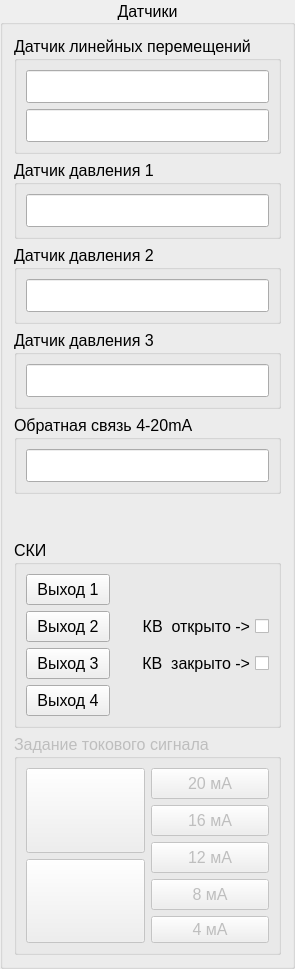
         <widget class="QGroupBox" name="groupBox_sensors">
          <property name="sizePolicy">
           <sizepolicy hsizetype="Maximum" vsizetype="Preferred">
            <horstretch>0</horstretch>
            <verstretch>0</verstretch>
           </sizepolicy>
          </property>
          <property name="maximumSize">
           <size>
            <width>300</width>
            <height>16777215</height>
           </size>
          </property>
          <property name="font">
           <font>
            <family>Segoe UI</family>
            <pointsize>12</pointsize>
           </font>
          </property>
          <property name="title">
           <string>Датчики</string>
          </property>
          <property name="alignment">
           <set>Qt::AlignmentFlag::AlignCenter</set>
          </property>
          <layout class="QVBoxLayout" name="verticalLayout_7">
           <item>
            <widget class="QGroupBox" name="groupBox_linearMotionSensor">
             <property name="font">
              <font>
               <family>Segoe UI</family>
               <pointsize>12</pointsize>
              </font>
             </property>
             <property name="title">
              <string>Датчик линейных перемещений</string>
             </property>
             <layout class="QVBoxLayout" name="verticalLayout_3">
              <item>
               <widget class="QLineEdit" name="lineEdit_linearSensor">
                <property name="sizePolicy">
                 <sizepolicy hsizetype="Preferred" vsizetype="Preferred">
                  <horstretch>0</horstretch>
                  <verstretch>0</verstretch>
                 </sizepolicy>
                </property>
                <property name="focusPolicy">
                 <enum>Qt::FocusPolicy::NoFocus</enum>
                </property>
                <property name="styleSheet">
                 <string notr="true">padding: 5px 5px;</string>
                </property>
                <property name="text">
                 <string/>
                </property>
                <property name="readOnly">
                 <bool>true</bool>
                </property>
               </widget>
              </item>
              <item>
               <widget class="QLineEdit" name="lineEdit_linearSensorPercent">
                <property name="sizePolicy">
                 <sizepolicy hsizetype="Preferred" vsizetype="Preferred">
                  <horstretch>0</horstretch>
                  <verstretch>0</verstretch>
                 </sizepolicy>
                </property>
                <property name="focusPolicy">
                 <enum>Qt::FocusPolicy::NoFocus</enum>
                </property>
                <property name="styleSheet">
                 <string notr="true">padding: 5px 5px;</string>
                </property>
                <property name="text">
                 <string/>
                </property>
                <property name="readOnly">
                 <bool>true</bool>
                </property>
               </widget>
              </item>
             </layout>
            </widget>
           </item>
           <item>
            <widget class="QGroupBox" name="groupBox_pressureSensor_1">
             <property name="font">
              <font>
               <family>Segoe UI</family>
               <pointsize>12</pointsize>
              </font>
             </property>
             <property name="title">
              <string>Датчик давления 1</string>
             </property>
             <layout class="QVBoxLayout" name="verticalLayout_6">
              <item>
               <widget class="QLineEdit" name="lineEdit_pressureSensor_1">
                <property name="sizePolicy">
                 <sizepolicy hsizetype="Preferred" vsizetype="Preferred">
                  <horstretch>0</horstretch>
                  <verstretch>0</verstretch>
                 </sizepolicy>
                </property>
                <property name="focusPolicy">
                 <enum>Qt::FocusPolicy::NoFocus</enum>
                </property>
                <property name="styleSheet">
                 <string notr="true">padding: 5px 5px;</string>
                </property>
                <property name="readOnly">
                 <bool>true</bool>
                </property>
               </widget>
              </item>
             </layout>
            </widget>
           </item>
           <item>
            <widget class="QGroupBox" name="groupBox_pressureSensor_2">
             <property name="font">
              <font>
               <family>Segoe UI</family>
               <pointsize>12</pointsize>
              </font>
             </property>
             <property name="title">
              <string>Датчик давления 2</string>
             </property>
             <layout class="QVBoxLayout" name="verticalLayout_4">
              <item>
               <widget class="QLineEdit" name="lineEdit_pressureSensor_2">
                <property name="sizePolicy">
                 <sizepolicy hsizetype="Preferred" vsizetype="Preferred">
                  <horstretch>0</horstretch>
                  <verstretch>0</verstretch>
                 </sizepolicy>
                </property>
                <property name="focusPolicy">
                 <enum>Qt::FocusPolicy::NoFocus</enum>
                </property>
                <property name="styleSheet">
                 <string notr="true">padding: 5px 5px;</string>
                </property>
                <property name="readOnly">
                 <bool>true</bool>
                </property>
               </widget>
              </item>
             </layout>
            </widget>
           </item>
           <item>
            <widget class="QGroupBox" name="groupBox_pressureSensor_3">
             <property name="font">
              <font>
               <family>Segoe UI</family>
               <pointsize>12</pointsize>
              </font>
             </property>
             <property name="title">
              <string>Датчик давления 3</string>
             </property>
             <layout class="QVBoxLayout" name="verticalLayout_5">
              <item>
               <widget class="QLineEdit" name="lineEdit_pressureSensor_3">
                <property name="sizePolicy">
                 <sizepolicy hsizetype="Preferred" vsizetype="Preferred">
                  <horstretch>0</horstretch>
                  <verstretch>0</verstretch>
                 </sizepolicy>
                </property>
                <property name="focusPolicy">
                 <enum>Qt::FocusPolicy::NoFocus</enum>
                </property>
                <property name="styleSheet">
                 <string notr="true">padding: 5px 5px;</string>
                </property>
                <property name="readOnly">
                 <bool>true</bool>
                </property>
               </widget>
              </item>
             </layout>
            </widget>
           </item>
           <item>
            <widget class="QGroupBox" name="groupBox_feedback_4_20mA">
             <property name="font">
              <font>
               <family>Segoe UI</family>
               <pointsize>12</pointsize>
              </font>
             </property>
             <property name="title">
              <string>Обратная связь 4-20mA</string>
             </property>
             <layout class="QVBoxLayout" name="verticalLayout_35">
              <item>
               <widget class="QLineEdit" name="lineEdit_feedback_4_20mA">
                <property name="sizePolicy">
                 <sizepolicy hsizetype="Preferred" vsizetype="Preferred">
                  <horstretch>0</horstretch>
                  <verstretch>0</verstretch>
                 </sizepolicy>
                </property>
                <property name="focusPolicy">
                 <enum>Qt::FocusPolicy::NoFocus</enum>
                </property>
                <property name="styleSheet">
                 <string notr="true">padding: 5px 5px;</string>
                </property>
                <property name="readOnly">
                 <bool>true</bool>
                </property>
               </widget>
              </item>
             </layout>
            </widget>
           </item>
           <item>
            <spacer name="verticalSpacer_2">
             <property name="orientation">
              <enum>Qt::Orientation::Vertical</enum>
             </property>
             <property name="sizeHint" stdset="0">
              <size>
               <width>20</width>
               <height>40</height>
              </size>
             </property>
            </spacer>
           </item>
           <item>
            <widget class="QGroupBox" name="groupBox_DO">
             <property name="enabled">
              <bool>true</bool>
             </property>
             <property name="font">
              <font>
               <family>Segoe UI</family>
               <pointsize>12</pointsize>
              </font>
             </property>
             <property name="title">
              <string>СКИ</string>
             </property>
             <layout class="QGridLayout" name="gridLayout_9">
              <item row="3" column="0">
               <widget class="QPushButton" name="pushButton_DO2">
                <property name="sizePolicy">
                 <sizepolicy hsizetype="Minimum" vsizetype="Preferred">
                  <horstretch>0</horstretch>
                  <verstretch>0</verstretch>
                 </sizepolicy>
                </property>
                <property name="font">
                 <font>
                  <family>Segoe UI</family>
                  <pointsize>12</pointsize>
                 </font>
                </property>
                <property name="styleSheet">
                 <string notr="true">padding: 5px 10px;</string>
                </property>
                <property name="text">
                 <string>Выход 3</string>
                </property>
                <property name="checkable">
                 <bool>true</bool>
                </property>
                <property name="checked">
                 <bool>false</bool>
                </property>
                <property name="flat">
                 <bool>false</bool>
                </property>
               </widget>
              </item>
              <item row="2" column="0">
               <widget class="QPushButton" name="pushButton_DO1">
                <property name="sizePolicy">
                 <sizepolicy hsizetype="Minimum" vsizetype="Preferred">
                  <horstretch>0</horstretch>
                  <verstretch>0</verstretch>
                 </sizepolicy>
                </property>
                <property name="font">
                 <font>
                  <family>Segoe UI</family>
                  <pointsize>12</pointsize>
                 </font>
                </property>
                <property name="styleSheet">
                 <string notr="true">padding: 5px 10px;</string>
                </property>
                <property name="text">
                 <string>Выход 2</string>
                </property>
                <property name="checkable">
                 <bool>true</bool>
                </property>
                <property name="checked">
                 <bool>false</bool>
                </property>
                <property name="flat">
                 <bool>false</bool>
                </property>
               </widget>
              </item>
              <item row="2" column="1">
               <widget class="QCheckBox" name="checkBox_switch_0_3">
                <property name="sizePolicy">
                 <sizepolicy hsizetype="Preferred" vsizetype="Preferred">
                  <horstretch>0</horstretch>
                  <verstretch>0</verstretch>
                 </sizepolicy>
                </property>
                <property name="focusPolicy">
                 <enum>Qt::FocusPolicy::NoFocus</enum>
                </property>
                <property name="layoutDirection">
                 <enum>Qt::LayoutDirection::RightToLeft</enum>
                </property>
                <property name="text">
                 <string>КВ  открыто -&gt;</string>
                </property>
                <property name="checkable">
                 <bool>true</bool>
                </property>
                <property name="checked">
                 <bool>false</bool>
                </property>
               </widget>
              </item>
              <item row="1" column="0">
               <widget class="QPushButton" name="pushButton_DO0">
                <property name="sizePolicy">
                 <sizepolicy hsizetype="Maximum" vsizetype="Maximum">
                  <horstretch>0</horstretch>
                  <verstretch>0</verstretch>
                 </sizepolicy>
                </property>
                <property name="font">
                 <font>
                  <family>Segoe UI</family>
                  <pointsize>12</pointsize>
                 </font>
                </property>
                <property name="styleSheet">
                 <string notr="true">padding: 5px 10px;</string>
                </property>
                <property name="text">
                 <string>Выход 1</string>
                </property>
                <property name="checkable">
                 <bool>true</bool>
                </property>
                <property name="checked">
                 <bool>false</bool>
                </property>
                <property name="flat">
                 <bool>false</bool>
                </property>
               </widget>
              </item>
              <item row="3" column="1">
               <widget class="QCheckBox" name="checkBox_switch_3_0">
                <property name="sizePolicy">
                 <sizepolicy hsizetype="Preferred" vsizetype="Preferred">
                  <horstretch>0</horstretch>
                  <verstretch>0</verstretch>
                 </sizepolicy>
                </property>
                <property name="focusPolicy">
                 <enum>Qt::FocusPolicy::NoFocus</enum>
                </property>
                <property name="layoutDirection">
                 <enum>Qt::LayoutDirection::RightToLeft</enum>
                </property>
                <property name="text">
                 <string>КВ  закрыто -&gt;</string>
                </property>
                <property name="checkable">
                 <bool>true</bool>
                </property>
               </widget>
              </item>
              <item row="4" column="0">
               <widget class="QPushButton" name="pushButton_DO3">
                <property name="sizePolicy">
                 <sizepolicy hsizetype="Minimum" vsizetype="Preferred">
                  <horstretch>0</horstretch>
                  <verstretch>0</verstretch>
                 </sizepolicy>
                </property>
                <property name="font">
                 <font>
                  <family>Segoe UI</family>
                  <pointsize>12</pointsize>
                 </font>
                </property>
                <property name="styleSheet">
                 <string notr="true">padding: 5px 10px;</string>
                </property>
                <property name="text">
                 <string>Выход 4</string>
                </property>
                <property name="checkable">
                 <bool>true</bool>
                </property>
                <property name="checked">
                 <bool>false</bool>
                </property>
                <property name="flat">
                 <bool>false</bool>
                </property>
               </widget>
              </item>
             </layout>
            </widget>
           </item>
           <item>
            <widget class="QGroupBox" name="groupBox_settingCurrentSignal">
             <property name="enabled">
              <bool>false</bool>
             </property>
             <property name="font">
              <font>
               <family>Segoe UI</family>
               <pointsize>12</pointsize>
              </font>
             </property>
             <property name="title">
              <string>Задание токового сигнала</string>
             </property>
             <layout class="QGridLayout" name="gridLayout_10">
              <item row="0" column="0">
               <layout class="QVBoxLayout" name="verticalLayout_arrow">
                <item>
                 <widget class="QToolButton" name="toolButton_arrowUp">
                  <property name="sizePolicy">
                   <sizepolicy hsizetype="Preferred" vsizetype="Preferred">
                    <horstretch>0</horstretch>
                    <verstretch>0</verstretch>
                   </sizepolicy>
                  </property>
                  <property name="text">
                   <string/>
                  </property>
                  <property name="shortcut">
                   <string>Up</string>
                  </property>
                 </widget>
                </item>
                <item>
                 <widget class="QToolButton" name="toolButton_arrowDown">
                  <property name="sizePolicy">
                   <sizepolicy hsizetype="Preferred" vsizetype="Preferred">
                    <horstretch>0</horstretch>
                    <verstretch>0</verstretch>
                   </sizepolicy>
                  </property>
                  <property name="text">
                   <string/>
                  </property>
                  <property name="shortcut">
                   <string>Down</string>
                  </property>
                 </widget>
                </item>
               </layout>
              </item>
              <item row="0" column="1">
               <layout class="QVBoxLayout" name="verticalLayout_signalsButton">
                <item>
                 <widget class="QPushButton" name="pushButton_signal_20mA">
                  <property name="font">
                   <font>
                    <family>Segoe UI</family>
                    <pointsize>12</pointsize>
                   </font>
                  </property>
                  <property name="styleSheet">
                   <string notr="true">padding: 5px 5px;</string>
                  </property>
                  <property name="text">
                   <string>20 мА</string>
                  </property>
                 </widget>
                </item>
                <item>
                 <widget class="QPushButton" name="pushButton_signal_16mA">
                  <property name="font">
                   <font>
                    <family>Segoe UI</family>
                    <pointsize>12</pointsize>
                   </font>
                  </property>
                  <property name="styleSheet">
                   <string notr="true">padding: 5px 5px;</string>
                  </property>
                  <property name="text">
                   <string>16 мА</string>
                  </property>
                 </widget>
                </item>
                <item>
                 <widget class="QPushButton" name="pushButton_signal_12mA">
                  <property name="font">
                   <font>
                    <family>Segoe UI</family>
                    <pointsize>12</pointsize>
                   </font>
                  </property>
                  <property name="styleSheet">
                   <string notr="true">padding: 5px 5px;</string>
                  </property>
                  <property name="text">
                   <string>12 мА</string>
                  </property>
                 </widget>
                </item>
                <item>
                 <widget class="QPushButton" name="pushButton_signal_8mA">
                  <property name="font">
                   <font>
                    <family>Segoe UI</family>
                    <pointsize>12</pointsize>
                   </font>
                  </property>
                  <property name="styleSheet">
                   <string notr="true">padding: 5px 5px;</string>
                  </property>
                  <property name="text">
                   <string>8 мА</string>
                  </property>
                 </widget>
                </item>
                <item>
                 <widget class="QPushButton" name="pushButton_signal_4mA">
                  <property name="font">
                   <font>
                    <family>Segoe UI</family>
                    <pointsize>12</pointsize>
                   </font>
                  </property>
                  <property name="text">
                   <string>4 мА</string>
                  </property>
                 </widget>
                </item>
               </layout>
              </item>
             </layout>
            </widget>
           </item>
          </layout>
         </widget>
